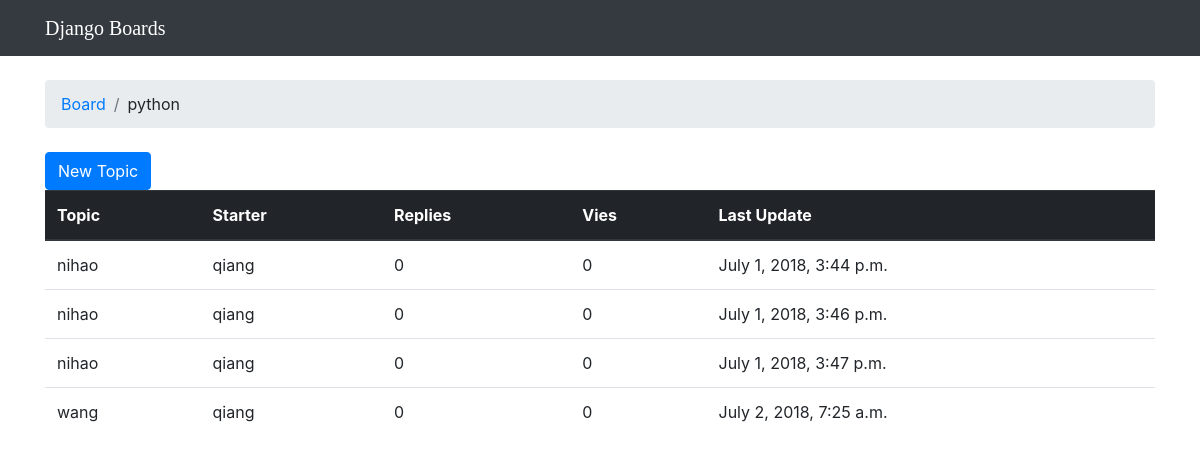
Page /board/2/ on the committed database.
### boards/models.py (models this page shows, shortened)
class Board(models.Model):
    name = models.CharField(max_length=30, unique=True)
    description = models.CharField(max_length=100)

class Topic(models.Model):
    subject = models.CharField(max_length=255)
    last_updated = models.DateTimeField(auto_now_add=True)
    board = models.ForeignKey(Board,on_delete=models.CASCADE,related_name='topics')
    starter = models.ForeignKey(User,on_delete=models.CASCADE,related_name='topics')

### boards/views.py (the view)
# urls.py: path('board/<int:pk>/', views.board_topics, name='board_topics'),
def board_topics(request, pk):
    board = get_object_or_404(Board, id=pk)
    return render(request, 'boards/topics.html', {'board': board})

### templates/boards/topics.html (shortened to what this page needs)
{% extends "boards/base.html" %}
{% block breadcrumb %}
    <li class="breadcrumb-item"><a href="{% url 'boards:home' %}">Board</a> </li>
        <li class="breadcrumb-item">{{ board.name }}</li>
{% endblock %}
{% block content %}
    <div class="mb-4>">
        <a href="{% url 'boards:new_topic' board.pk %}" class="btn btn-primary">New Topic</a>
    </div>
<table  class="table">
<thead class="thead-dark">
    <tr>
        <th>Topic</th>
        <th>Starter</th>
        <th>Replies</th>
        <th>Vies</th>
        <th>Last Update</th>
    </tr>
</thead>
<tbody>
    {% for topic in board.topics.all %}
        <tr>
            <td>{{ topic.subject }}</td>
            <td>{{ topic.starter.username }}</td>
            <td>0</td>
            <td>0</td>
            <td>{{ topic.last_updated }}</td>
        </tr>
    {% endfor %}
</tbody>
</table>
{% endblock %}

### rows in the picture
Board: name "python"
Topic: subject "nihao", starter.username "qiang", last_updated "July 1, 2018, 3:44 p.m."
Topic: subject "nihao", starter.username "qiang", last_updated "July 1, 2018, 3:46 p.m."
Topic: subject "nihao", starter.username "qiang", last_updated "July 1, 2018, 3:47 p.m."
Topic: subject "wang", starter.username "qiang", last_updated "July 2, 2018, 7:25 a.m."
